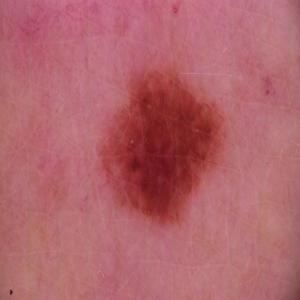
#> input picture 03_IMAGE_ROI_CLUSTERING/samples/melanoma_13.jpg, 300 x 300 px; its folder holds only this picture in this run
$ jupyter execute --allow-errors IMAGE_ROI.ipynb   (older library calls are emulated)
#> lines starting #> are read from the running program, lines starting #| are printed output that depends on the picture; after the words box and inside, x2 and y2 are one past the last pixel; in counts of white or black regions, pixels touching at a corner belong together
#> further down, RGB is the input picture: shape (300, 300, 3); mean R, G, B 177.6, 100.1, 107.7
#> `labimg = cv2.cvtColor(RGB, cv2.COLOR_RGB2LAB)`: labimg: shape (300, 300, 3); mean of channels 0, 1, 2 131.5, 160, 138
### Image `ROI` Region of Intrest.

In this notebook we are going to learn how to extract `ROI` from images using clustering algorithims. These algorithmns can be very effective in segmenting region of intrest in medical images such as those in skin cancer.

First we are going to install all the packages that we are going to use in this notebook.

Next we are going to import all the packages that we will use in this notebook.

[cell 1]
import os
import cv2
import matplotlib.pyplot as plt
import numpy as np
from skimage import io, color, morphology, exposure
from sklearn.mixture import GaussianMixture
from sklearn.cluster import KMeans, DBSCAN, Birch
from numpy import zeros, newaxis
from sklearn.metrics.cluster import adjusted_rand_score
from math import log10, sqrt
import pandas as pd
from fcmeans import FCM
from sklearn.metrics.cluster import rand_score
from skimage.metrics import structural_similarity as compare_ssim
import statistics as stat

Next we are going to define a clusture_mage function wich takes in labels and return a clustured image together with it's label.

[cell 2]
def cluster_image(labels):
    BW = np.ones(RGB.shape)
    R,C,o = RGB.shape
    labels = labels.reshape(R,C)
    x,y = labels.shape
    center_cluster = labels[x//2-x//6:x//2+x//6,y//2-y//6:y//2+y//6]
    labels=labels.reshape((R,C))

    c = stat.mode(center_cluster.reshape(-1).tolist())
    for i in range(R):
        for j in range(C):
            if labels[i,j] == c :
                BW[i,j,0] =RGB[i,j,0]
                BW[i,j,1] =RGB[i,j,1]
                BW[i,j,2] =RGB[i,j,2]
            else:
                BW[i,j] = [255,255,255]

    BW = BW.astype('uint8')
    return BW, labels

There are various clustering algorithim that can be used to do image clustering, In the following code cells we are going to define them.

### 1. BIRCH (Balanced Iterative Reducing and Clustering using Hierarchies)

`Description`: Hierarchical clustering method that builds a tree structure called the CF Tree for efficient clustering.

`
Applicati`on: Suitable for large datasets, as it handles large amounts of data efficiently.

[cell 3]
def Birch_cluster():
    birch = Birch(n_clusters=2)
    birch.fit(feature_image.astype('int'))
    labels = birch.labels_
    return labels

### 2. DBSCAN (Density-Based Spatial Clustering of Applications with Noise)

``Description``: Groups together points that are closely packed and marks points in low-density regions as outliers.

``Application``: Effective for identifying irregularly shaped clusters and noise, suitable for complex skin lesion images.

[cell 4]
def db_scan():
    labimg = cv2.cvtColor(RGB, cv2.COLOR_BGR2LAB)
    feature_image=np.reshape(labimg, [-1, 3])
    rows, cols, chs = labimg.shape
    db = DBSCAN(eps=2, min_samples=300, metric = 'euclidean',algorithm ='auto')
    db.fit(feature_image)
    labels = db.labels_
    return labels

### 3. Fuzzy C-Means

``Description``: Similar to K-Means but allows each data point to belong to multiple clusters with varying degrees of membership.

``Application``: Useful for images with soft boundaries where a pixel might belong to more than one region.

[cell 5]
def fuzzyC():
    fcm = FCM(n_clusters=2)
    fcm.fit(feature_image)
    labels = fcm.predict(feature_image)
    ctrs_X = fcm.centers[labels]
    fcm_centers = fcm.centers
    ctrs_ = list(fcm_centers[:,0]), list(fcm_centers[:,1])
    ctrs_ = np.array(ctrs_)
    return labels

### Gaussian Mixture Model (GMM)

``Description``: Assumes that the data is generated from a mixture of several Gaussian distributions with unknown parameters.

``Application``: Effective when the data can be well-approximated by Gaussian distributions.

[cell 6]
def GMM_Kmeans():
    gmm = GaussianMixture(n_components=2, random_state=42)
    labels = gmm.fit_predict(feature_image)
    gmm_segmented = labels.reshape(rows, cols)
    return labels

### K-Means Clustering

``Description``: Partitions the image into k clusters by minimizing the variance within each cluster.

``Application``: Useful for segmenting images where the number of regions (clusters) is known.

[cell 7]
def Kmeans():
    kmeans = KMeans(n_clusters=2, random_state=42, n_init='auto')
    labels = kmeans.fit_predict(feature_image)
    kmeans_segmented = labels.reshape(rows, cols)
    return labels

Next let's create a folder where our results are going to be saved.

[cell 8]
if not os.path.exists("result"):
    os.mkdir('result/')

Next let's have a sample of images that we want to extract the `ROI`.

[cell 9]
images = ["./samples/"+i for i in os.listdir("./samples/")]

Next we are going to generate some clusters.

[cell 10]
it = 1
#> (the rest of this cell did not finish here and is left out)

#> in Kmeans, `kmeans_segmented = labels.reshape(rows, cols)`:
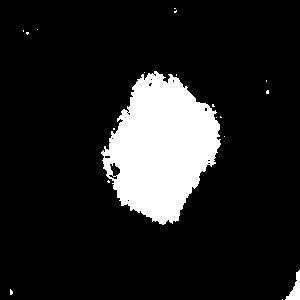
#> kmeans_segmented: shape (300, 300) int32; values 0 (black) and 1 (white), 13.4% white; 19 white regions (17 under 20 px), largest, box (x1, y1, x2, y2) and area: (101, 71, 221, 225) 11742, (285, 270, 300, 300) 205
#> in cluster_image, `BW = np.ones(RGB.shape)`: BW: shape (300, 300, 3) float64; every value is 1
#> in cluster_image, `center_cluster = labels[x//2-x//6:x//2+x//6,y//2-y//6:y//2+y//6]`:
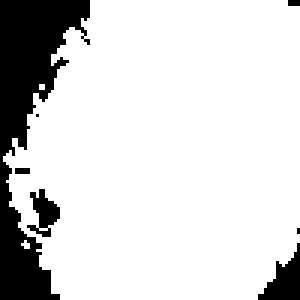
#> center_cluster: shape (100, 100) int32 (shown 3 times larger); values 0 (black) and 1 (white), 84.3% white; 7 black regions (4 under 20 px), largest, box (x1, y1, x2, y2) and area: (0, 0, 30, 100) 1324, (86, 81, 100, 100) 137, (9, 63, 20, 79) 90
#> in cluster_image, `c = stat.mode(center_cluster.reshape(-1).tolist())`: c = 1
#> after the loop in cluster_image, `for i in range(R):`:
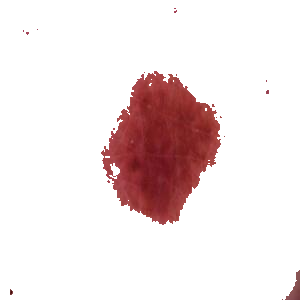
#> BW: shape (300, 300, 3) float64; mean R, G, B 239.9, 227.3, 227.6
    GMMKM_image   ,  GMMKM_clusters   = cluster_image(GMM_Kmeans())
#> in GMM_Kmeans, `gmm_segmented = labels.reshape(rows, cols)`:
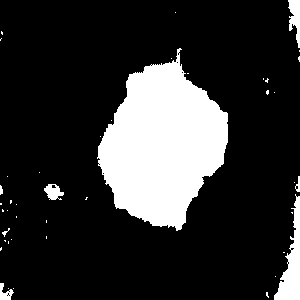
#> gmm_segmented: shape (300, 300) int64; values 0 (black) and 1 (white), 18.9% white; 43 white regions (35 under 20 px), largest, box (x1, y1, x2, y2) and area: (97, 48, 228, 231) 14899, (274, 194, 300, 300) 1204, (288, 0, 300, 48) 348
#> in cluster_image (call 2), `center_cluster = labels[x//2-x//6:x//2+x//6,y//2-y//6:y//2+y//6]`:
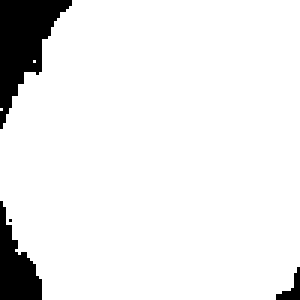
#> center_cluster: shape (100, 100) int64 (shown 3 times larger); values 0 (black) and 1 (white), 92.1% white; 4 black regions (1 under 20 px), largest, box (x1, y1, x2, y2) and area: (0, 0, 24, 43) 494, (0, 67, 14, 100) 254, (92, 89, 100, 100) 37
#> after the loop in cluster_image (call 2), `for i in range(R):`:
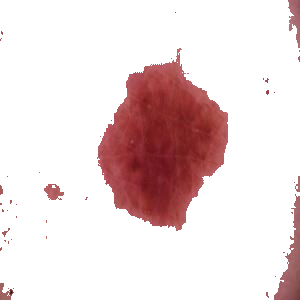
#> BW: shape (300, 300, 3) float64; mean R, G, B 235.3, 218.4, 218.7
    fuzzyC_image  ,  fuzzyC_clusters  = cluster_image(fuzzyC())
    db_scan_image ,  db_scan_clusters = cluster_image(db_scan())
    Birch_image   ,  Birch_clusters   = cluster_image(Birch_cluster())
    #AC_image      ,  AC_clusters      = cluster_image(AC())
    all_clusters = [[KMeans_image      ,  KMeans_clusters] ,[GMMKM_image   ,  GMMKM_clusters],[fuzzyC_image  ,  fuzzyC_clusters],[db_scan_image ,  db_scan_clusters],
                    [Birch_image   ,  Birch_clusters] ]
    results = {'Process':['Kmeans','GMM-Kmeans','Fuzzy-Cmeans','DBSCAN','BIRCH','Agglomerative\nClustering']}

    f, axarr = plt.subplots(1,6,figsize=(10,2))
    axarr[0].imshow(RGB)
    axarr[0].set_title("Provided \ninput image")
    axarr[0].axis('off')
    for i in range(0,5):
        axarr[i+1].imshow(all_clusters[i][0])
        axarr[i+1].set_title(results['Process'][i])
        axarr[i+1].axis('off')
    it = it + 1
    f.savefig('result/Output'+str(it)+'.jpg')

$ run again, on 03_IMAGE_ROI_CLUSTERING/samples/melanoma_6.jpg
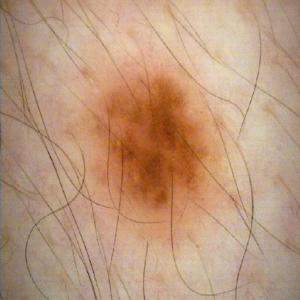
#> input picture 03_IMAGE_ROI_CLUSTERING/samples/melanoma_6.jpg, 300 x 300 px
#> RGB is the input picture: shape (300, 300, 3); mean R, G, B 188.2, 151.9, 124.7
#> labimg: shape (300, 300, 3); mean of channels 0, 1, 2 167.1, 138.2, 147.8
#> in Kmeans, `kmeans_segmented = labels.reshape(rows, cols)`:
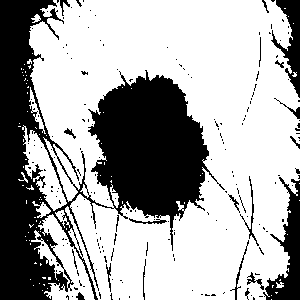
#> kmeans_segmented: shape (300, 300) int32; values 0 (black) and 1 (white), 66.2% white; 198 black regions (177 under 20 px), largest, box (x1, y1, x2, y2) and area: (0, 0, 225, 300) 25604, (263, 177, 300, 300) 1946, (271, 0, 300, 98) 1197
#> center_cluster: shape (100, 100) int32; values 0 (black) and 1 (white), 5.1% white; 16 white regions (12 under 20 px), largest, box (x1, y1, x2, y2) and area: (85, 0, 100, 23) 251, (0, 83, 10, 100) 126, (10, 84, 19, 100) 67, (0, 48, 7, 61) 41
#> c = 0
#> gmm_segmented: shape (300, 300) int64; values 0 (black) and 1 (white), 71.6% white; 28 black regions (23 under 20 px), largest, box (x1, y1, x2, y2) and area: (63, 42, 240, 256) 25074, (122, 23, 138, 39) 150, (160, 0, 176, 17) 148, (96, 215, 108, 232) 61, (112, 16, 116, 22) 23
#> center_cluster: shape (100, 100) int64; every value is 0
#> after the loop in cluster_image (call 2), `for i in range(R):`:
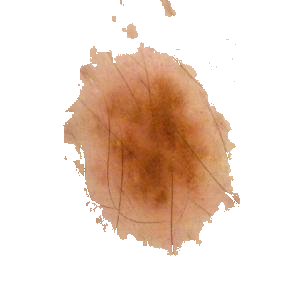
#> BW: shape (300, 300, 3) float64; mean R, G, B 237.6, 220, 208.2

$ run again, on 03_IMAGE_ROI_CLUSTERING/samples/melanoma_9585.jpg
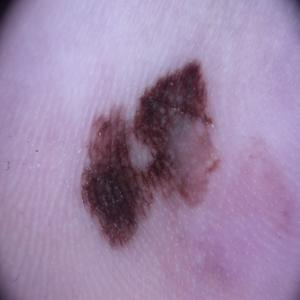
#> input picture 03_IMAGE_ROI_CLUSTERING/samples/melanoma_9585.jpg, 300 x 300 px
#> RGB is the input picture: shape (300, 300, 3); mean R, G, B 156.4, 133.2, 166.6
#> labimg: shape (300, 300, 3); mean of channels 0, 1, 2 148.9, 143.4, 113.9
#> in Kmeans, `kmeans_segmented = labels.reshape(rows, cols)`:
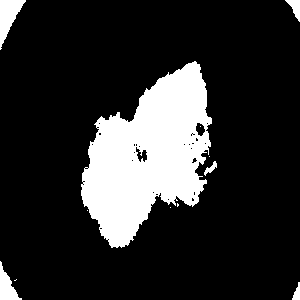
#> kmeans_segmented: shape (300, 300) int32; values 0 (black) and 1 (white), 17.5% white; 12 white regions (6 under 20 px), largest, box (x1, y1, x2, y2) and area: (81, 61, 212, 248) 14398, (0, 0, 26, 50) 620, (0, 261, 22, 300) 403, (285, 0, 300, 22) 161, (292, 282, 300, 300) 85, (204, 161, 217, 176) 75
#> center_cluster: shape (100, 100) int32; values 0 (black) and 1 (white), 90.9% white; 26 black regions (21 under 20 px), largest, box (x1, y1, x2, y2) and area: (0, 0, 39, 22) 657, (36, 47, 47, 62) 87, (96, 23, 100, 35) 38, (95, 62, 100, 76) 37, (55, 93, 61, 100) 24
#> c = 1
#> gmm_segmented: shape (300, 300) int64; values 0 (black) and 1 (white), 22.7% white; 45 white regions (40 under 20 px), largest, box (x1, y1, x2, y2) and area: (80, 59, 221, 252) 16902, (0, 230, 39, 300) 1404, (0, 0, 37, 71) 1252, (272, 0, 300, 41) 593, (288, 278, 300, 300) 164
#> center_cluster: shape (100, 100) int64; values 0 (black) and 1 (white), 95.6% white; 1 black region, box (x1, y1, x2, y2) and area: (0, 0, 37, 18) 438
#> after the loop in cluster_image (call 2), `for i in range(R):`:
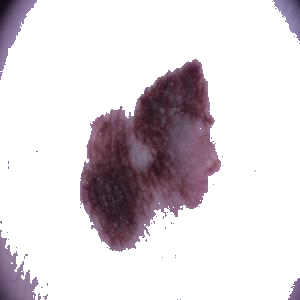
#> BW: shape (300, 300, 3) float64; mean R, G, B 220.4, 213.8, 218.2

$ run again, on 03_IMAGE_ROI_CLUSTERING/samples/melanoma_9587.jpg
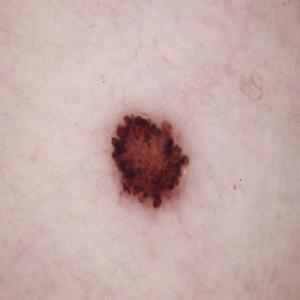
#> input picture 03_IMAGE_ROI_CLUSTERING/samples/melanoma_9587.jpg, 300 x 300 px
#> RGB is the input picture: shape (300, 300, 3); mean R, G, B 196.6, 172.2, 167.9
#> labimg: shape (300, 300, 3); mean of channels 0, 1, 2 184.3, 136.4, 133.5
#> in Kmeans, `kmeans_segmented = labels.reshape(rows, cols)`:
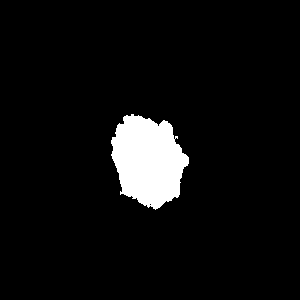
#> kmeans_segmented: shape (300, 300) int32; values 0 (black) and 1 (white), 5.8% white; 1 white region, box (x1, y1, x2, y2) and area: (111, 114, 189, 210) 5216
#> center_cluster: shape (100, 100) int32; values 0 (black) and 1 (white), 50.4% white; 1 black region, box (x1, y1, x2, y2) and area: (0, 0, 100, 100) 4960
#> c = 1
#> gmm_segmented: shape (300, 300) int64; values 0 (black) and 1 (white), 8.4% white; 25 white regions (24 under 20 px), largest, box (x1, y1, x2, y2) and area: (102, 110, 192, 224) 7491
#> center_cluster: shape (100, 100) int64; values 0 (black) and 1 (white), 67.3% white; 1 black region, box (x1, y1, x2, y2) and area: (0, 0, 100, 100) 3272
#> after the loop in cluster_image (call 2), `for i in range(R):`:
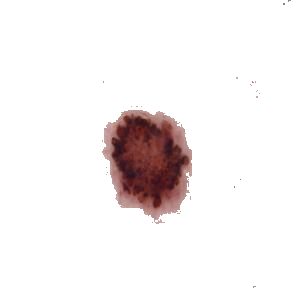
#> BW: shape (300, 300, 3) float64; mean R, G, B 244.1, 239.8, 239.7
